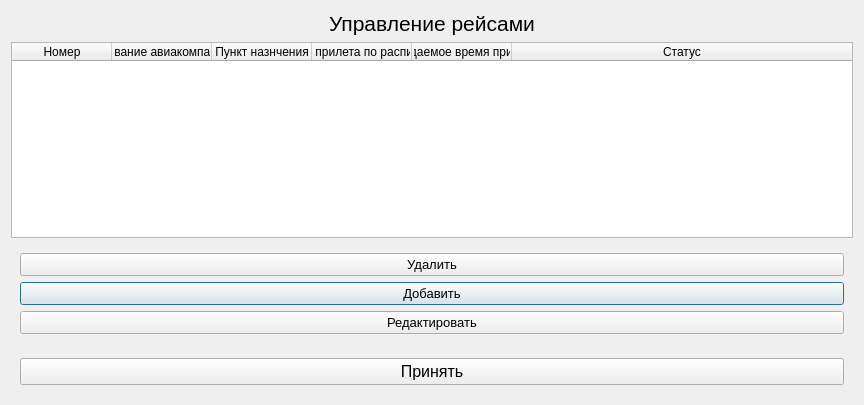
<?xml version="1.0" encoding="UTF-8"?>
<ui version="4.0">
 <class>ManageFlight</class>
 <widget class="QDialog" name="ManageFlight">
  <property name="geometry">
   <rect>
    <x>0</x>
    <y>0</y>
    <width>864</width>
    <height>405</height>
   </rect>
  </property>
  <property name="windowTitle">
   <string>Dialog</string>
  </property>
  <layout class="QGridLayout" name="gridLayout">
   <item row="2" column="0">
    <widget class="QTableWidget" name="TableFlight">
     <property name="editTriggers">
      <set>QAbstractItemView::NoEditTriggers</set>
     </property>
     <property name="selectionMode">
      <enum>QAbstractItemView::SingleSelection</enum>
     </property>
     <property name="selectionBehavior">
      <enum>QAbstractItemView::SelectRows</enum>
     </property>
     <attribute name="horizontalHeaderStretchLastSection">
      <bool>true</bool>
     </attribute>
     <column>
      <property name="text">
       <string>Номер</string>
      </property>
      <property name="textAlignment">
       <set>AlignCenter</set>
      </property>
     </column>
     <column>
      <property name="text">
       <string>Название авиакомпании</string>
      </property>
      <property name="textAlignment">
       <set>AlignCenter</set>
      </property>
     </column>
     <column>
      <property name="text">
       <string>Пункт назнчения</string>
      </property>
      <property name="textAlignment">
       <set>AlignCenter</set>
      </property>
     </column>
     <column>
      <property name="text">
       <string>Время прилета по расписанию</string>
      </property>
      <property name="textAlignment">
       <set>AlignCenter</set>
      </property>
     </column>
     <column>
      <property name="text">
       <string>Ожидаемое время прилета</string>
      </property>
      <property name="textAlignment">
       <set>AlignCenter</set>
      </property>
     </column>
     <column>
      <property name="text">
       <string>Статус</string>
      </property>
      <property name="textAlignment">
       <set>AlignCenter</set>
      </property>
     </column>
    </widget>
   </item>
   <item row="0" column="0">
    <widget class="QLabel" name="MainLabel">
     <property name="font">
      <font>
       <pointsize>16</pointsize>
      </font>
     </property>
     <property name="text">
      <string>Управление рейсами</string>
     </property>
     <property name="alignment">
      <set>Qt::AlignCenter</set>
     </property>
    </widget>
   </item>
   <item row="3" column="0">
    <layout class="QGridLayout" name="gridLayout_2">
     <property name="leftMargin">
      <number>9</number>
     </property>
     <property name="topMargin">
      <number>9</number>
     </property>
     <property name="rightMargin">
      <number>9</number>
     </property>
     <property name="bottomMargin">
      <number>9</number>
     </property>
     <property name="horizontalSpacing">
      <number>9</number>
     </property>
     <item row="1" column="0">
      <widget class="QPushButton" name="add">
       <property name="font">
        <font>
         <pointsize>10</pointsize>
        </font>
       </property>
       <property name="cursor">
        <cursorShape>PointingHandCursor</cursorShape>
       </property>
       <property name="text">
        <string>Добавить</string>
       </property>
      </widget>
     </item>
     <item row="0" column="0">
      <widget class="QPushButton" name="del">
       <property name="font">
        <font>
         <pointsize>10</pointsize>
        </font>
       </property>
       <property name="cursor">
        <cursorShape>PointingHandCursor</cursorShape>
       </property>
       <property name="text">
        <string>Удалить</string>
       </property>
      </widget>
     </item>
     <item row="2" column="0">
      <widget class="QPushButton" name="edit">
       <property name="font">
        <font>
         <pointsize>10</pointsize>
        </font>
       </property>
       <property name="cursor">
        <cursorShape>PointingHandCursor</cursorShape>
       </property>
       <property name="text">
        <string>Редактировать</string>
       </property>
      </widget>
     </item>
    </layout>
   </item>
   <item row="4" column="0">
    <layout class="QHBoxLayout" name="horizontalLayout">
     <property name="leftMargin">
      <number>9</number>
     </property>
     <property name="topMargin">
      <number>9</number>
     </property>
     <property name="rightMargin">
      <number>9</number>
     </property>
     <property name="bottomMargin">
      <number>9</number>
     </property>
     <item>
      <widget class="QPushButton" name="accept">
       <property name="font">
        <font>
         <pointsize>12</pointsize>
        </font>
       </property>
       <property name="cursor">
        <cursorShape>PointingHandCursor</cursorShape>
       </property>
       <property name="text">
        <string>Принять</string>
       </property>
      </widget>
     </item>
    </layout>
   </item>
  </layout>
 </widget>
 <resources/>
 <connections>
  <connection>
   <sender>accept</sender>
   <signal>clicked()</signal>
   <receiver>ManageFlight</receiver>
   <slot>close()</slot>
   <hints>
    <hint type="sourcelabel">
     <x>507</x>
     <y>341</y>
    </hint>
    <hint type="destinationlabel">
     <x>281</x>
     <y>185</y>
    </hint>
   </hints>
  </connection>
 </connections>
</ui>
